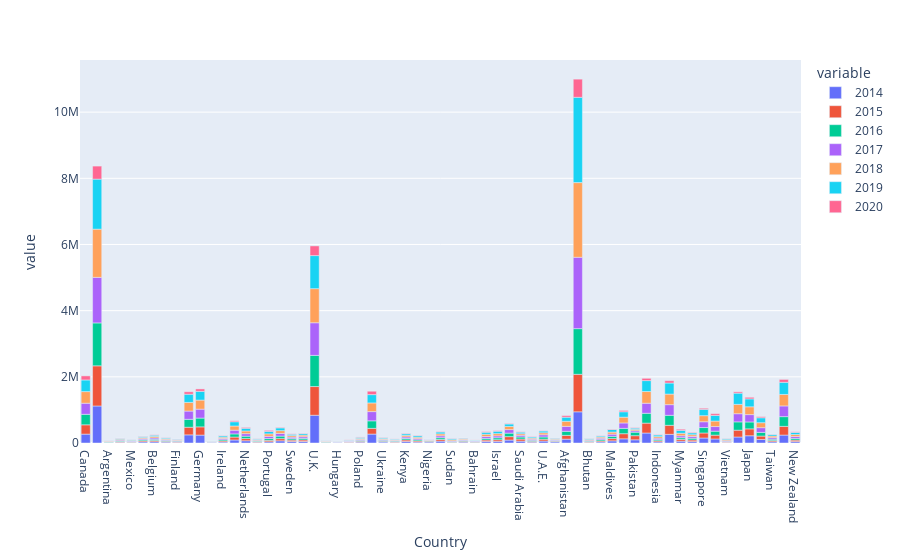

Notebook code cell kept with this figure:
### Code cell
px.bar(df, df.index,['2014','2015','2016','2017','2018','2019','2020'])

### Figure 1 — Plotly figure (JSON) as saved in the notebook; plotly's stock layout.template omitted (floating-point values rounded to 4 significant figures)
{"data": [{"alignmentgroup": "True", "hovertemplate": "variable=2014<br>Country=%{x}<br>value=%{y}<extra></extra>", "legendgroup": "2014", "marker": {"color": "#636efa", "pattern": {"shape": ""}}, "name": "2014", "offsetgroup": "2014", "orientation": "v", "showlegend": true, "textposition": "auto", "type": "bar", "x": ["Canada", "U.S.A", "Argentina", "Brazil", "Mexico", "Austria", "Belgium", "Denmark", "Finland", "France", "Germany", "Greece", "Ireland", "Italy", "Netherlands", "Norway", "Portugal", "Spain", "Sweden", "Switzerland", "U.K.", "Czech Rep.", "Hungary", "Kazakhstan", "Poland", "Russian Fed", "Ukraine", "Egypt", "Kenya", "Mauritius", "Nigeria", "South Africa", "Sudan", "Tanzania", "Bahrain", "Iraq", "Israel", "Oman", "Saudi Arabia", "Turkey", "U.A.E.", "Yemen Arab Rep.", "Afghanistan", "Bangladesh", "Bhutan", "Iran", "Maldives", "Nepal", "Pakistan", "Sri Lanka", "Indonesia", "Malaysia", "Myanmar", "Philippines", "Singapore", "Thailand", "Vietnam", "China", "Japan", "Rep. of Korea", "Taiwan", "Australia", "New Zealand"], "xaxis": "x", "y": [268485, 1118983, 9731, 19563, 13978, 34360, 37441, 26775, 18765, 246101, 239106, 8300, 28978, 91589, 67747, 19690, 36156, 66463, 44948, 45773, 838860, 9878, 6867, 16736, 25205, 269832, 29281, 16715, 46158, 27945, 28314, 56246, 11896, 26284, 13136, 48321, 49321, 88512, 55487, 24294, 59332, 34207, 115569, 942562, 16001, 31222, 65052, 126416, 96434, 301601, 32215, 262026, 54631, 43240, 150731, 121362, 15132, 181020, 219516, 106870, 35857, 239762, 42864], "yaxis": "y"}, {"alignmentgroup": "True", "hovertemplate": "variable=2015<br>Country=%{x}<br>value=%{y}<extra></extra>", "legendgroup": "2015", "marker": {"color": "#EF553B", "pattern": {"shape": ""}}, "name": "2015", "offsetgroup": "2015", "orientation": "v", "showlegend": true, "textposition": "auto", "type": "bar", "x": ["Canada", "U.S.A", "Argentina", "Brazil", "Mexico", "Austria", "Belgium", "Denmark", "Finland", "France", "Germany", "Greece", "Ireland", "Italy", "Netherlands", "Norway", "Portugal", "Spain", "Sweden", "Switzerland", "U.K.", "Czech Rep.", "Hungary", "Kazakhstan", "Poland", "Russian Fed", "Ukraine", "Egypt", "Kenya", "Mauritius", "Nigeria", "South Africa", "Sudan", "Tanzania", "Bahrain", "Iraq", "Israel", "Oman", "Saudi Arabia", "Turkey", "U.A.E.", "Yemen Arab Rep.", "Afghanistan", "Bangladesh", "Bhutan", "Iran", "Maldives", "Nepal", "Pakistan", "Sri Lanka", "Indonesia", "Malaysia", "Myanmar", "Philippines", "Singapore", "Thailand", "Vietnam", "China", "Japan", "Rep. of Korea", "Taiwan", "Australia", "New Zealand"], "xaxis": "x", "y": [281306, 1213624, 9351, 20610, 14049, 33670, 36684, 24073, 18129, 230854, 248314, 8087, 32973, 88091, 66181, 19757, 44616, 65694, 42626, 46151, 867601, 11441, 7036, 14506, 26499, 172419, 23098, 19168, 46139, 32533, 24292, 51922, 13704, 25488, 14013, 42660, 50134, 103740, 63835, 25670, 55818, 20901, 114406, 1133879, 19084, 30774, 68907, 154720, 124924, 299513, 34933, 272941, 55341, 47912, 152238, 115860, 15341, 206322, 207415, 102993, 36349, 263201, 45171], "yaxis": "y"}, {"alignmentgroup": "True", "hovertemplate": "variable=2016<br>Country=%{x}<br>value=%{y}<extra></extra>", "legendgroup": "2016", "marker": {"color": "#00cc96", "pattern": {"shape": ""}}, "name": "2016", "offsetgroup": "2016", "orientation": "v", "showlegend": true, "textposition": "auto", "type": "bar", "x": ["Canada", "U.S.A", "Argentina", "Brazil", "Mexico", "Austria", "Belgium", "Denmark", "Finland", "France", "Germany", "Greece", "Ireland", "Italy", "Netherlands", "Norway", "Portugal", "Spain", "Sweden", "Switzerland", "U.K.", "Czech Rep.", "Hungary", "Kazakhstan", "Poland", "Russian Fed", "Ukraine", "Egypt", "Kenya", "Mauritius", "Nigeria", "South Africa", "Sudan", "Tanzania", "Bahrain", "Iraq", "Israel", "Oman", "Saudi Arabia", "Turkey", "U.A.E.", "Yemen Arab Rep.", "Afghanistan", "Bangladesh", "Bhutan", "Iran", "Maldives", "Nepal", "Pakistan", "Sri Lanka", "Indonesia", "Malaysia", "Myanmar", "Philippines", "Singapore", "Thailand", "Vietnam", "China", "Japan", "Rep. of Korea", "Taiwan", "Australia", "New Zealand"], "xaxis": "x", "y": [317239, 1296939, 12308, 21289, 15689, 33089, 37960, 24717, 18371, 238707, 265928, 9048, 36440, 95417, 71840, 20148, 54439, 76342, 43689, 48123, 941883, 12932, 7961, 12979, 25706, 227749, 26753, 20864, 44783, 34280, 17964, 52636, 17093, 23026, 17382, 48227, 59231, 105705, 61605, 29545, 67165, 19383, 123330, 1380409, 20940, 39184, 67457, 161097, 104720, 297418, 35084, 301961, 51376, 52692, 163688, 119663, 16728, 251313, 208847, 111076, 42327, 293625, 50917], "yaxis": "y"}, {"alignmentgroup": "True", "hovertemplate": "variable=2017<br>Country=%{x}<br>value=%{y}<extra></extra>", "legendgroup": "2017", "marker": {"color": "#ab63fa", "pattern": {"shape": ""}}, "name": "2017", "offsetgroup": "2017", "orientation": "v", "showlegend": true, "textposition": "auto", "type": "bar", "x": ["Canada", "U.S.A", "Argentina", "Brazil", "Mexico", "Austria", "Belgium", "Denmark", "Finland", "France", "Germany", "Greece", "Ireland", "Italy", "Netherlands", "Norway", "Portugal", "Spain", "Sweden", "Switzerland", "U.K.", "Czech Rep.", "Hungary", "Kazakhstan", "Poland", "Russian Fed", "Ukraine", "Egypt", "Kenya", "Mauritius", "Nigeria", "South Africa", "Sudan", "Tanzania", "Bahrain", "Iraq", "Israel", "Oman", "Saudi Arabia", "Turkey", "U.A.E.", "Yemen Arab Rep.", "Afghanistan", "Bangladesh", "Bhutan", "Iran", "Maldives", "Nepal", "Pakistan", "Sri Lanka", "Indonesia", "Malaysia", "Myanmar", "Philippines", "Singapore", "Thailand", "Vietnam", "China", "Japan", "Rep. of Korea", "Taiwan", "Australia", "New Zealand"], "xaxis": "x", "y": [335439, 1376919, 14875, 24453, 18114, 31832, 41902, 26761, 20384, 249620, 269380, 10286, 37993, 111915, 76652, 20882, 66378, 81442, 45851, 49607, 986296, 11852, 9241, 15421, 28674, 278904, 25988, 20528, 46011, 37706, 12651, 57060, 22762, 22261, 16764, 56230, 58131, 107217, 52976, 33251, 67238, 21695, 149176, 2156557, 25267, 42641, 66150, 164018, 44266, 303590, 43973, 322126, 56952, 53963, 175852, 140087, 23771, 247235, 222527, 142383, 47043, 324243, 56597], "yaxis": "y"}, {"alignmentgroup": "True", "hovertemplate": "variable=2018<br>Country=%{x}<br>value=%{y}<extra></extra>", "legendgroup": "2018", "marker": {"color": "#FFA15A", "pattern": {"shape": ""}}, "name": "2018", "offsetgroup": "2018", "orientation": "v", "showlegend": true, "textposition": "auto", "type": "bar", "x": ["Canada", "U.S.A", "Argentina", "Brazil", "Mexico", "Austria", "Belgium", "Denmark", "Finland", "France", "Germany", "Greece", "Ireland", "Italy", "Netherlands", "Norway", "Portugal", "Spain", "Sweden", "Switzerland", "U.K.", "Czech Rep.", "Hungary", "Kazakhstan", "Poland", "Russian Fed", "Ukraine", "Egypt", "Kenya", "Mauritius", "Nigeria", "South Africa", "Sudan", "Tanzania", "Bahrain", "Iraq", "Israel", "Oman", "Saudi Arabia", "Turkey", "U.A.E.", "Yemen Arab Rep.", "Afghanistan", "Bangladesh", "Bhutan", "Iran", "Maldives", "Nepal", "Pakistan", "Sri Lanka", "Indonesia", "Malaysia", "Myanmar", "Philippines", "Singapore", "Thailand", "Vietnam", "China", "Japan", "Rep. of Korea", "Taiwan", "Australia", "New Zealand"], "xaxis": "x", "y": [351040, 1456678, 16345, 26579, 19909, 33200, 44086, 28195, 21239, 261653, 274087, 10656, 39276, 126931, 81615, 22631, 74492, 84356, 46743, 49322, 1029757, 13413, 9201, 13314, 31555, 262309, 26260, 20486, 48845, 42096, 12067, 58613, 34712, 23443, 13915, 68462, 67366, 95160, 47546, 33825, 59971, 21674, 153905, 2256675, 26470, 35596, 62337, 174096, 41659, 353684, 46867, 319172, 75773, 53473, 183581, 166293, 31427, 281768, 236236, 150536, 49457, 346486, 60664], "yaxis": "y"}, {"alignmentgroup": "True", "hovertemplate": "variable=2019<br>Country=%{x}<br>value=%{y}<extra></extra>", "legendgroup": "2019", "marker": {"color": "#19d3f3", "pattern": {"shape": ""}}, "name": "2019", "offsetgroup": "2019", "orientation": "v", "showlegend": true, "textposition": "auto", "type": "bar", "x": ["Canada", "U.S.A", "Argentina", "Brazil", "Mexico", "Austria", "Belgium", "Denmark", "Finland", "France", "Germany", "Greece", "Ireland", "Italy", "Netherlands", "Norway", "Portugal", "Spain", "Sweden", "Switzerland", "U.K.", "Czech Rep.", "Hungary", "Kazakhstan", "Poland", "Russian Fed", "Ukraine", "Egypt", "Kenya", "Mauritius", "Nigeria", "South Africa", "Sudan", "Tanzania", "Bahrain", "Iraq", "Israel", "Oman", "Saudi Arabia", "Turkey", "U.A.E.", "Yemen Arab Rep.", "Afghanistan", "Bangladesh", "Bhutan", "Iran", "Maldives", "Nepal", "Pakistan", "Sri Lanka", "Indonesia", "Malaysia", "Myanmar", "Philippines", "Singapore", "Thailand", "Vietnam", "China", "Japan", "Rep. of Korea", "Taiwan", "Australia", "New Zealand"], "xaxis": "x", "y": [351859, 1512032, 12844, 25422, 20766, 32332, 39263, 26492, 18945, 247238, 264973, 10317, 41183, 128572, 80313, 21898, 74743, 83322, 42318, 46826, 1000292, 13290, 9788, 15709, 33687, 251319, 29468, 21538, 48639, 46814, 14033, 57274, 34003, 23774, 15128, 61907, 73137, 74564, 48526, 35113, 55413, 26065, 124120, 2577727, 28178, 33288, 78587, 164040, 39018, 330861, 50177, 334579, 86842, 56393, 190089, 169956, 33636, 339442, 238903, 149445, 48195, 367241, 65551], "yaxis": "y"}, {"alignmentgroup": "True", "hovertemplate": "variable=2020<br>Country=%{x}<br>value=%{y}<extra></extra>", "legendgroup": "2020", "marker": {"color": "#FF6692", "pattern": {"shape": ""}}, "name": "2020", "offsetgroup": "2020", "orientation": "v", "showlegend": true, "textposition": "auto", "type": "bar", "x": ["Canada", "U.S.A", "Argentina", "Brazil", "Mexico", "Austria", "Belgium", "Denmark", "Finland", "France", "Germany", "Greece", "Ireland", "Italy", "Netherlands", "Norway", "Portugal", "Spain", "Sweden", "Switzerland", "U.K.", "Czech Rep.", "Hungary", "Kazakhstan", "Poland", "Russian Fed", "Ukraine", "Egypt", "Kenya", "Mauritius", "Nigeria", "South Africa", "Sudan", "Tanzania", "Bahrain", "Iraq", "Israel", "Oman", "Saudi Arabia", "Turkey", "U.A.E.", "Yemen Arab Rep.", "Afghanistan", "Bangladesh", "Bhutan", "Iran", "Maldives", "Nepal", "Pakistan", "Sri Lanka", "Indonesia", "Malaysia", "Myanmar", "Philippines", "Singapore", "Thailand", "Vietnam", "China", "Japan", "Rep. of Korea", "Taiwan", "Australia", "New Zealand"], "xaxis": "x", "y": [122868, 394092, 4294, 8092, 4580, 9182, 11022, 8252, 4310, 74243, 72558, 2854, 9708, 31186, 26258, 6224, 31005, 16335, 11992, 12675, 291874, 3607, 2964, 5918, 12161, 102166, 10619, 4886, 12779, 11410, 3819, 12561, 9114, 6501, 3429, 17823, 17444, 15430, 10423, 10853, 7387, 5882, 47561, 549273, 7901, 7090, 14536, 40822, 14232, 68646, 11795, 69897, 35291, 16052, 33747, 52626, 8828, 39586, 48191, 32302, 8969, 86758, 16653], "yaxis": "y"}], "layout": {"barmode": "relative", "legend": {"title": {"text": "variable"}, "tracegroupgap": 0}, "margin": {"t": 60}, "xaxis": {"anchor": "y", "domain": [0, 1], "title": {"text": "Country"}}, "yaxis": {"anchor": "x", "domain": [0, 1], "title": {"text": "value"}}}}
